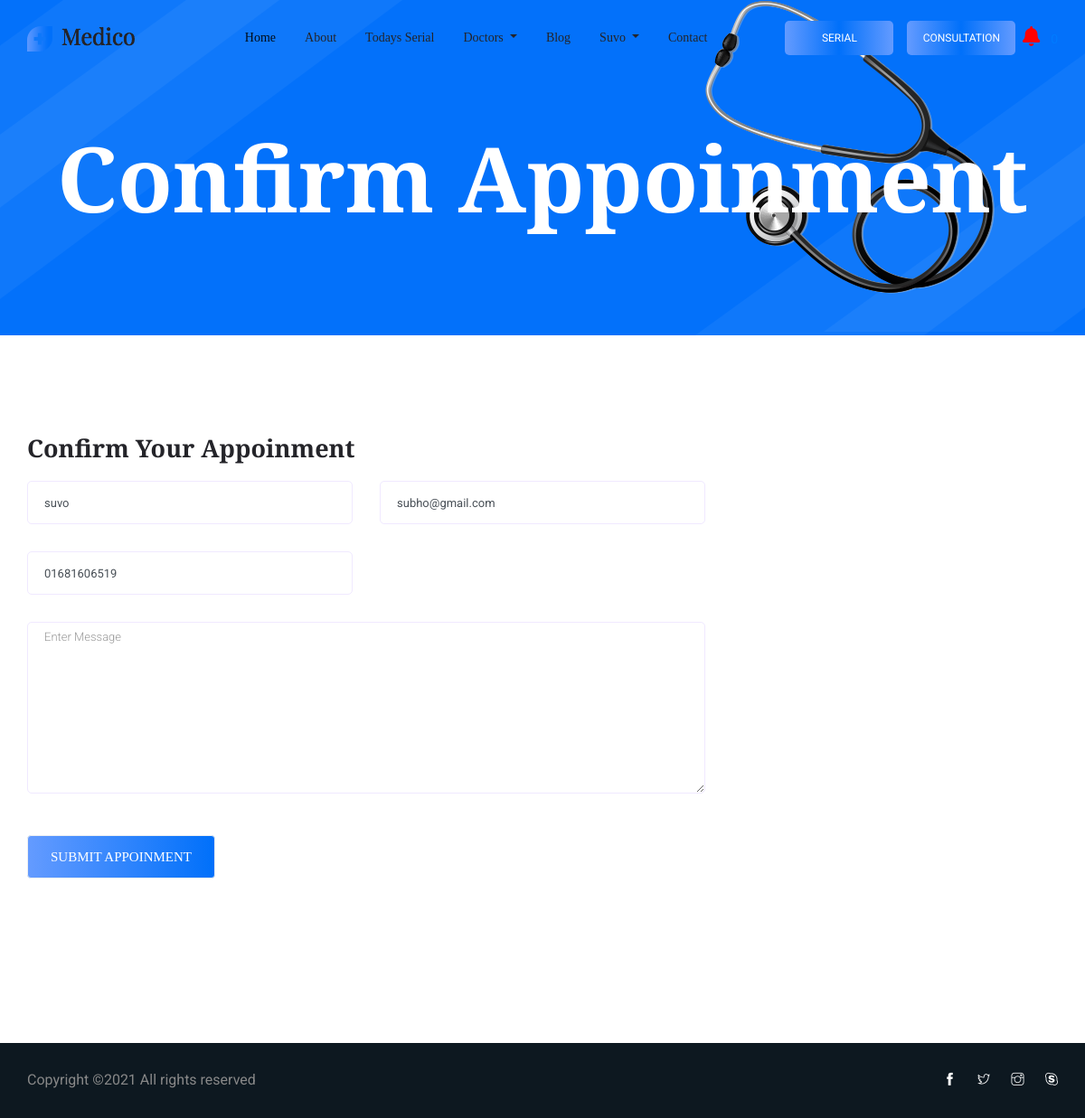
The page /bookappoinment.php (signed in) on the database its author committed.
### tables this page shows
CREATE TABLE `customer_table` (
  `customer_id` int(11) NOT NULL,
  `customer_name` varchar(300) NOT NULL,
  `customer_email` varchar(300) NOT NULL,
  `customer_password` varchar(300) NOT NULL,
  `customer_phone` varchar(200) NOT NULL,
  `image` varchar(266) NOT NULL,
  `customer_address` varchar(500) NOT NULL,
  `customer_gender` varchar(100) NOT NULL,
  `customer_birth` varchar(200) NOT NULL,
  `customer_blood` varchar(300) NOT NULL,
  `block` tinyint(4) NOT NULL
);

### library/db.php (called while the page is built, shortened)
<?php
class DBconnection{
	public function connectDataBase(){
		$this->con = new mysqli('localhost', 'root', '','doctor_db');
	}
}
?>

### library/Selectclass.php (called while the page is built, shortened)
<?php
include_once 'db.php';
class Selectclass extends DBconnection{
	public function selects($query){
		$result = $this->con->query($query) or die($this->con->error.__LINE__);
		if($result){
			return $result;
		} else {
			return false;
		}
	}
		public function selectall($var){
		$query = "SELECT * FROM $var";
		$result = self::selects($query);
		return $result;
	}
	public function selectallId($var,$varid,$id){
		$query = "SELECT * FROM $var WHERE $varid = $id ";
		$result = self::selects($query);
		return $result;
	}
}
 ?>

### bookappoinment.php (the view, shortened to what this page needs)
<?php include_once 'header.php';?>
  <section class="breadcrumb_part breadcrumb_bg">
    <div class="container">
      <div class="row">
        <div class="col-lg-12">
          <div class="breadcrumb_iner">
            <div class="breadcrumb_iner_item">
              <h2>Confirm Appoinment</h2>
            </div>
          </div>
        </div>
      </div>
    </div>
  </section>
  <section class="contact-section section_padding">
    <div class="container">
      <div class="d-none d-sm-block mb-5 pb-4">
      <div class="row">
        <div class="col-12">
          <h2 class="contact-title">Confirm Your Appoinment</h2>
        </div>
        <div class="col-lg-8">
          <?php
         $customer = $sc->selectallId('customer_table','customer_id',$customer_id);
             if ($customer) {
                        while ($row = $customer->fetch_assoc()) {
          ?>
          <form class="form-contact contact_form" action="" method="post">
            <div class="row">
              <div class="col-sm-6">
                <div class="form-group">
                  <input class="form-control" required name="customer_name" id="name" type="text" value="<?php echo  $row['customer_name']; ?>">
                </div>
              </div>
              <div class="col-sm-6">
                <div class="form-group">
                  <input class="form-control" required name="customer_email" id="name" type="text" value='<?php echo  $row['customer_email']; ?>'>
                </div>
              </div>
               <div class="col-sm-6">
                <div class="form-group">
                  <input class="form-control" required name="customer_phone" id="name" type="text" value='<?php echo  $row['customer_phone']; ?>'>
                </div>
              </div>
              <div class="col-12">
                <div class="form-group">
                  <textarea class="form-control w-100" required name="message" id="message" cols="30" rows="9"
                    onfocus="this.placeholder = ''" onblur="this.placeholder = 'Enter Message'"
                    placeholder='Enter Message'></textarea>
                </div>
              </div>
            </div>
            <div class="form-group mt-3">
              <button type="submit" name="submit" class="button button-contactForm btn_1">Submit Appoinment</button>
            </div>
          </form>
        <?php } } ?>
        </div>
        <?php
                    $viewdoctor = $sc->selectall('office_table');
                    if ($viewdoctor) {
                        while ($row = $viewdoctor->fetch_assoc()) {
                ?>
        <div class="col-lg-4">
        </div>
      <?php }  } ?>
      </div>
    </div>
  </section>
    <?php include_once 'footer.php'; ?>

### rows shown on the page
customer_table: customer_name "suvo", customer_email "subho@gmail.com", customer_phone "01681606519"

### other values the page prints
Session::get('customer_name') "Suvo"
